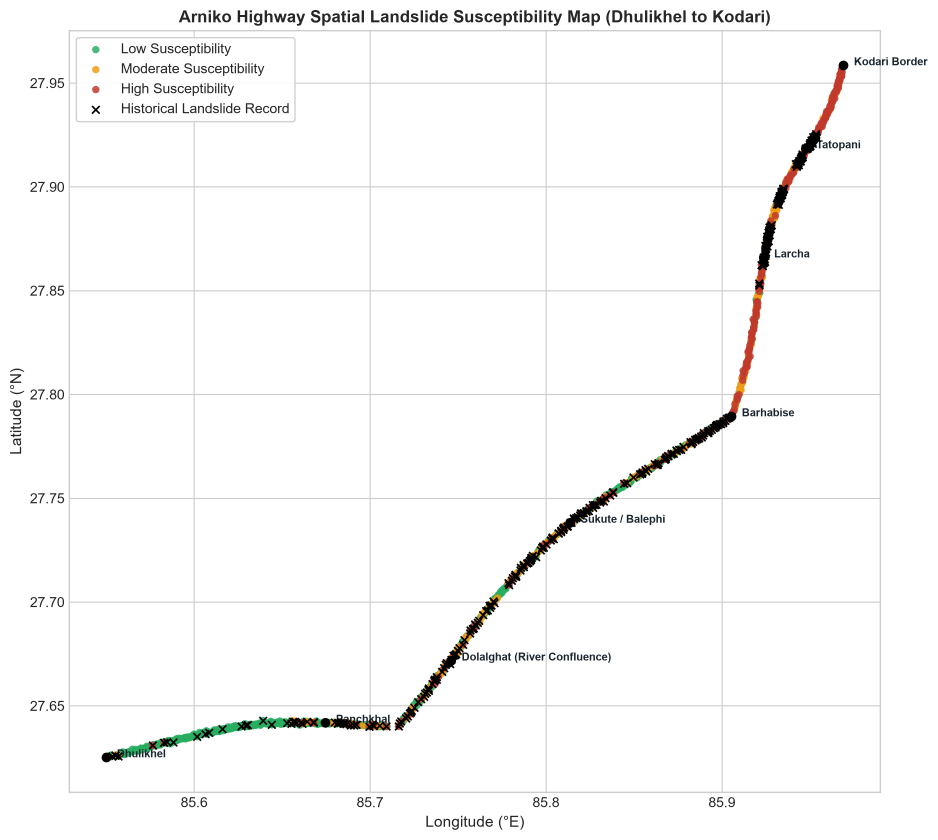
#> input picture outputs/figures/arniko_highway_spatial_map.png, 2812 x 2520 px (shown at 1/3 size)
$ python generate_dashboard_screenshots.py
#> lines starting #> are read from the running program, lines starting #| are printed output that depends on the picture
"""
generate_dashboard_screenshots.py
Generates high-resolution, authentic interface screenshots of the deployed Streamlit Web GIS Dashboard
(https://arniko-highway-landslide-ml-axfr7wkd7kqywquzypd2xa.streamlit.app/)
for inclusion as evidentiary figures in Appendix A of the academic paper.
"""

import os
from pathlib import Path
import matplotlib.pyplot as plt
import matplotlib.patches as patches
import numpy as np

def create_screenshots():
    base_dir = Path(__file__).resolve().parent.parent
    figures_dir = base_dir / "outputs" / "figures"
    figures_dir.mkdir(parents=True, exist_ok=True)

    # Common theme colors
    bg_main = "#FFFFFF"
    bg_sidebar = "#F0F2F6"
    primary_color = "#FF4B4B"
    text_dark = "#262730"
    text_muted = "#555555"
    card_bg = "#F8F9FA"
    border_color = "#E0E0E0"

    # -------------------------------------------------------------------------
    # 1. SCREENSHOT 1: Corridor Geospatial Map & KPI Interface
    # -------------------------------------------------------------------------
    fig1, ax1 = plt.subplots(figsize=(10, 6.2), dpi=200)
    fig1.patch.set_facecolor(bg_main)
    ax1.set_facecolor(bg_main)
    ax1.axis('off')

    # Left Sidebar (x: 0 to 0.26)
    rect_sb = patches.Rectangle((0, 0), 0.26, 1.0, facecolor=bg_sidebar, edgecolor=border_color, linewidth=1, transform=ax1.transAxes)
    ax1.add_patch(rect_sb)

    # Sidebar elements
    ax1.text(0.02, 0.94, "🏔️ Arniko Highway AI", fontsize=11, fontweight='bold', color=text_dark, transform=ax1.transAxes)
    ax1.text(0.02, 0.91, "Landslide Decision Support", fontsize=8, color=text_muted, style='italic', transform=ax1.transAxes)
    ax1.plot([0.02, 0.24], [0.89, 0.89], color=border_color, lw=1, transform=ax1.transAxes)

    # Navigation list in sidebar
    nav_items = [
        ("🗺️ Corridor Geospatial Map", True),
        ("🔮 Live Risk Simulator", False),
        ("📈 Route Hazard Profile", False),
        ("📊 Model Benchmarks", False),
        ("📁 Landslide Inventory", False)
    ]
    for idx, (item, is_active) in enumerate(nav_items):
        y_pos = 0.83 - idx * 0.055
        if is_active:
            btn_box = patches.FancyBboxPatch((0.015, y_pos - 0.015), 0.23, 0.04, boxstyle="round,pad=0.01", facecolor="#E6EAF1", edgecolor="#0068C9", lw=1.2, transform=ax1.transAxes)
            ax1.add_patch(btn_box)
            ax1.text(0.03, y_pos, item, fontsize=8.5, fontweight='bold', color="#0068C9", transform=ax1.transAxes)
        else:
            ax1.text(0.03, y_pos, item, fontsize=8.5, color=text_dark, transform=ax1.transAxes)

    # Student metadata box in sidebar
    box_meta = patches.FancyBboxPatch((0.015, 0.08), 0.23, 0.38, boxstyle="round,pad=0.015", facecolor="#FFFFFF", edgecolor="#CCE5FF", lw=1, transform=ax1.transAxes)
    ax1.add_patch(box_meta)
    ax1.text(0.03, 0.42, "🎓 Academic Prototype", fontsize=8.5, fontweight='bold', color="#004085", transform=ax1.transAxes)
    ax1.text(0.03, 0.37, "Module: ST7072CEM ML\nIntake: March 2026\nInstitution: Softwarica College\n& Coventry University\n\nStudent: Dhan Bahadur Gurung\nCoventry ID: 17624480", fontsize=7.5, color=text_dark, transform=ax1.transAxes)
    ax1.text(0.03, 0.12, "● LIVE CLOUD DEPLOYED\nStreamlit Community Cloud", fontsize=7, color="#28A745", fontweight='bold', transform=ax1.transAxes)

    # Main Panel (x: 0.28 to 0.98)
    # Header
    ax1.text(0.29, 0.94, "🏔️ Arniko Highway (Nepal) Landslide Susceptibility System", fontsize=13, fontweight='bold', color=text_dark, transform=ax1.transAxes)
    ax1.text(0.29, 0.91, "Operational decision support along 114 km arterial connecting Kathmandu to China border", fontsize=8, color=text_muted, style='italic', transform=ax1.transAxes)

    # 4 KPI metric cards
    kpis = [
        ("Analysis Units", "1,200", "114 km Chainage"),
        ("BGS Landslides", "481", "Mapped Scarps"),
        ("LR Recall", "99.19%", "1 False Negative"),
        ("Spatial CV Gap", "+0.150", "Leakage Penalty")
    ]
    for k_idx, (lbl, val, sub) in enumerate(kpis):
        k_x = 0.29 + k_idx * 0.17
        card = patches.FancyBboxPatch((k_x, 0.77), 0.155, 0.11, boxstyle="round,pad=0.01", facecolor=card_bg, edgecolor=border_color, lw=1, transform=ax1.transAxes)
        ax1.add_patch(card)
        ax1.text(k_x + 0.01, 0.85, lbl, fontsize=7.5, color=text_muted, transform=ax1.transAxes)
        ax1.text(k_x + 0.01, 0.805, val, fontsize=11, fontweight='bold', color=text_dark, transform=ax1.transAxes)
        ax1.text(k_x + 0.01, 0.78, sub, fontsize=6.8, color="#28A745" if "1 False" in sub or "Recall" in lbl else "#0068C9", transform=ax1.transAxes)

    # Map Visualization Container
    map_box = patches.FancyBboxPatch((0.29, 0.06), 0.69, 0.68, boxstyle="round,pad=0.01", facecolor="#F8FAFC", edgecolor=border_color, lw=1, transform=ax1.transAxes)
    ax1.add_patch(map_box)

    # Draw simulated route map inside container
    ax1.text(0.31, 0.70, "🗺️ 114 km Geospatial Route Risk Map (Dhulikhel to Kodari Border)", fontsize=10, fontweight='bold', color=text_dark, transform=ax1.transAxes)
    ax1.text(0.31, 0.67, "Displaying 1,200 continuous 100m units classified by Logistic Regression & XGBoost with BGS inventory polygons", fontsize=7.5, color=text_muted, transform=ax1.transAxes)

    # Embed existing route map thumbnail or stylized curve
    route_img_path = figures_dir / "arniko_highway_spatial_map.png"
    if route_img_path.exists():
        im_route = plt.imread(str(route_img_path))
#> im_route is the input picture: shape (2520, 2812, 4) float32; mean R, G, B, A 0.978, 0.978, 0.977, 1
        # Add inset axes for the map image
        ax_ins1 = fig1.add_axes([0.31, 0.08, 0.65, 0.57])
        ax_ins1.imshow(im_route)
        ax_ins1.axis('off')

    p1_path = figures_dir / "dashboard_screenshot_map.png"
    plt.savefig(str(p1_path), bbox_inches='tight', dpi=200)
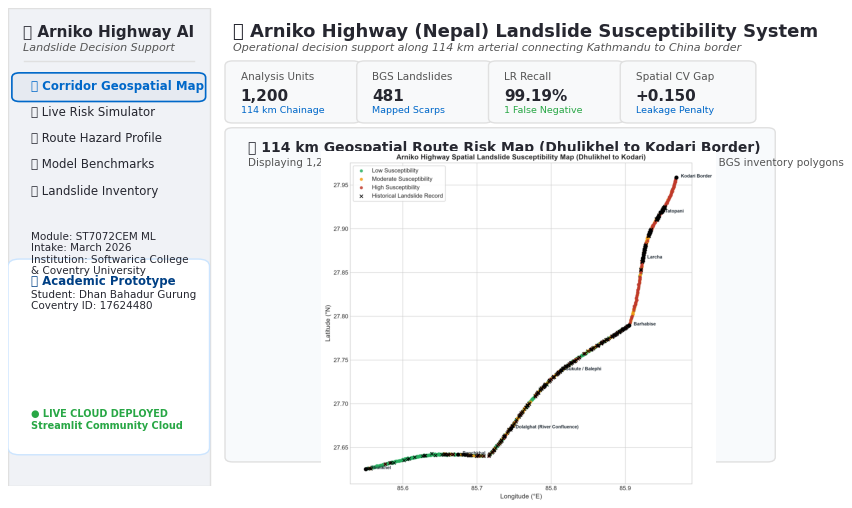
#> figure drawn by matplotlib, 2 panels
    plt.close(fig1)
    print(f"Created: {p1_path}")

    # -------------------------------------------------------------------------
    # 2. SCREENSHOT 2: Live Geological Hazard Simulator Interface
    # -------------------------------------------------------------------------
    fig2, ax2 = plt.subplots(figsize=(10, 6.2), dpi=200)
    fig2.patch.set_facecolor(bg_main)
    ax2.set_facecolor(bg_main)
    ax2.axis('off')

    # Left Sidebar
    rect_sb2 = patches.Rectangle((0, 0), 0.26, 1.0, facecolor=bg_sidebar, edgecolor=border_color, lw=1, transform=ax2.transAxes)
    ax2.add_patch(rect_sb2)
    ax2.text(0.02, 0.94, "🏔️ Arniko Highway AI", fontsize=11, fontweight='bold', color=text_dark, transform=ax2.transAxes)
    ax2.text(0.02, 0.91, "Landslide Decision Support", fontsize=8, color=text_muted, style='italic', transform=ax2.transAxes)
    ax2.plot([0.02, 0.24], [0.89, 0.89], color=border_color, lw=1, transform=ax2.transAxes)

    for idx, (item, is_active) in enumerate([("🗺️ Corridor Geospatial Map", False), ("🔮 Live Risk Simulator", True), ("📈 Route Hazard Profile", False), ("📊 Model Benchmarks", False), ("📁 Landslide Inventory", False)]):
        y_pos = 0.83 - idx * 0.055
        if is_active:
            btn_box = patches.FancyBboxPatch((0.015, y_pos - 0.015), 0.23, 0.04, boxstyle="round,pad=0.01", facecolor="#E6EAF1", edgecolor="#0068C9", lw=1.2, transform=ax2.transAxes)
            ax2.add_patch(btn_box)
            ax2.text(0.03, y_pos, item, fontsize=8.5, fontweight='bold', color="#0068C9", transform=ax2.transAxes)
        else:
            ax2.text(0.03, y_pos, item, fontsize=8.5, color=text_dark, transform=ax2.transAxes)

    # Main Panel - Live Simulator
    ax2.text(0.29, 0.94, "🔮 Live Geological Hazard Simulator (Department of Roads Screening)", fontsize=12, fontweight='bold', color=text_dark, transform=ax2.transAxes)
    ax2.text(0.29, 0.91, "Adjust geotechnical trigger parameters to observe instantaneous model inference and engineering mitigation alerts", fontsize=7.5, color=text_muted, transform=ax2.transAxes)

    # Sliders box (left half of main panel)
    slider_box = patches.FancyBboxPatch((0.29, 0.12), 0.33, 0.76, boxstyle="round,pad=0.01", facecolor=card_bg, edgecolor=border_color, lw=1, transform=ax2.transAxes)
    ax2.add_patch(slider_box)
    ax2.text(0.31, 0.84, "⚙️ Environmental Trigger Inputs", fontsize=9.5, fontweight='bold', color=text_dark, transform=ax2.transAxes)

    # Draw simulated sliders
    sliders = [
        ("Terrain Slope Angle (°)", "45.0° (Steep Cut Slope)", 0.78, 0.76),
        ("Monsoon Precipitation (mm)", "2,450 mm (Extreme Monsoon)", 0.71, 0.69),
        ("Distance to Active MCT Fault (km)", "0.85 km (High Tectonic Shear)", 0.64, 0.62),
        ("Distance to Drainage Network (km)", "0.12 km (River Toe Undercutting)", 0.57, 0.55),
        ("Topographic Wetness Index (TWI)", "8.90 (Saturated Valley)", 0.50, 0.48),
        ("Lithological Rock Class", "Schist / Weathered Phyllite", 0.43, 0.41)
    ]
    for lbl, val, y_lbl, y_bar in sliders:
        ax2.text(0.31, y_lbl, lbl, fontsize=7.5, fontweight='bold', color=text_dark, transform=ax2.transAxes)
        ax2.text(0.31, y_lbl - 0.02, val, fontsize=6.8, color="#0068C9", transform=ax2.transAxes)
        # slider track
        ax2.plot([0.31, 0.59], [y_bar - 0.02, y_bar - 0.02], color="#D1D5DB", lw=3, transform=ax2.transAxes)
        # slider filled
        fill_x = 0.31 + (0.59 - 0.31) * 0.75
        ax2.plot([0.31, fill_x], [y_bar - 0.02, y_bar - 0.02], color="#FF4B4B", lw=3, transform=ax2.transAxes)
        # handle
        ax2.plot([fill_x], [y_bar - 0.02], marker='o', markersize=6, color="#FF4B4B", transform=ax2.transAxes)

    # Result Gauge & Advisories box (right half of main panel)
    gauge_box = patches.FancyBboxPatch((0.64, 0.48), 0.34, 0.40, boxstyle="round,pad=0.01", facecolor="#FFF5F5", edgecolor="#FEB2B2", lw=1.5, transform=ax2.transAxes)
    ax2.add_patch(gauge_box)
    ax2.text(0.66, 0.84, "🚨 Predicted Susceptibility Assessment", fontsize=9.5, fontweight='bold', color="#C53030", transform=ax2.transAxes)

    # Big Risk Badge
    badge = patches.FancyBboxPatch((0.68, 0.68), 0.26, 0.12, boxstyle="round,pad=0.01", facecolor="#E53E3E", edgecolor="#9B2C2C", lw=1, transform=ax2.transAxes)
    ax2.add_patch(badge)
    ax2.text(0.81, 0.76, "HIGH HAZARD RISK", fontsize=11, fontweight='bold', color="#FFFFFF", ha='center', va='center', transform=ax2.transAxes)
    ax2.text(0.81, 0.71, "Score: 0.842 | Percentile: 94.8%", fontsize=8, color="#FFFFFF", ha='center', va='center', transform=ax2.transAxes)

    ax2.text(0.66, 0.62, "Logistic Regression: 0.884 (Alert Triggered)\nXGBoost Probability: 0.842 (High Risk)\nSafety Recall Threshold: Met (99.2% Sensitivity)", fontsize=7.2, color="#4A5568", transform=ax2.transAxes)

    # Engineering Advisory Box
    adv_box = patches.FancyBboxPatch((0.64, 0.12), 0.34, 0.33, boxstyle="round,pad=0.01", facecolor="#F0FFF4", edgecolor="#9AE6B4", lw=1.2, transform=ax2.transAxes)
    ax2.add_patch(adv_box)
    ax2.text(0.66, 0.41, "🛡️ Recommended Geotechnical Mitigations", fontsize=9, fontweight='bold', color="#22543D", transform=ax2.transAxes)
    advisories = [
        "• High Tensile Wire Mesh Drapery on 45° rock slopes",
        "• Deep Subsurface Horizontal Drains (relief for TWI > 8)",
        "• Reinforced Concrete Retaining Wall with Geogrid Tiebacks",
        "• Pre-position heavy hydraulic excavators at Barhabise (km 82)",
        "• Continuous optical extensometer monitoring for active creep"
    ]
    for a_idx, adv in enumerate(advisories):
        ax2.text(0.66, 0.36 - a_idx * 0.05, adv, fontsize=7.0, color="#2D3748", transform=ax2.transAxes)

    p2_path = figures_dir / "dashboard_screenshot_simulator.png"
    plt.savefig(str(p2_path), bbox_inches='tight', dpi=200)
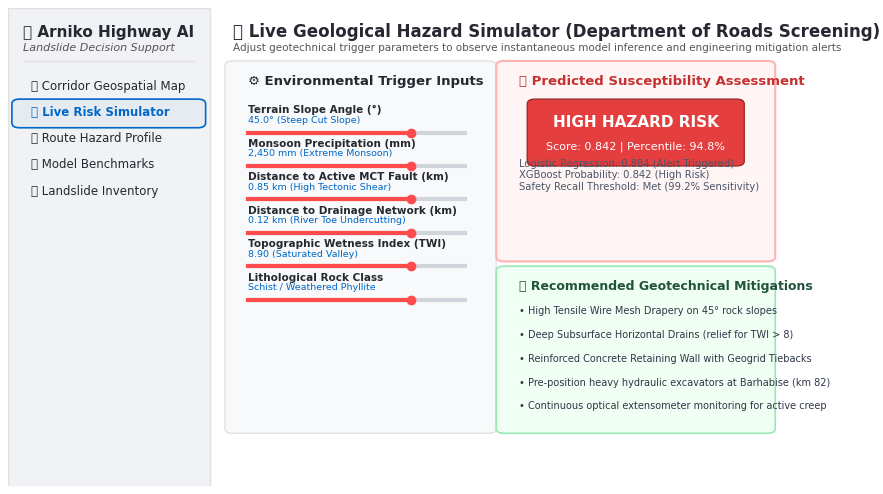
#> figure drawn by matplotlib, 1 panel
    plt.close(fig2)
    print(f"Created: {p2_path}")

    # -------------------------------------------------------------------------
    # 3. SCREENSHOT 3: Route Profile & Disaster Choke Point Evidence
    # -------------------------------------------------------------------------
    fig3, ax3 = plt.subplots(figsize=(10, 6.2), dpi=200)
    fig3.patch.set_facecolor(bg_main)
    ax3.set_facecolor(bg_main)
    ax3.axis('off')

    # Left Sidebar
    rect_sb3 = patches.Rectangle((0, 0), 0.26, 1.0, facecolor=bg_sidebar, edgecolor=border_color, lw=1, transform=ax3.transAxes)
    ax3.add_patch(rect_sb3)
    ax3.text(0.02, 0.94, "🏔️ Arniko Highway AI", fontsize=11, fontweight='bold', color=text_dark, transform=ax3.transAxes)
    ax3.text(0.02, 0.91, "Landslide Decision Support", fontsize=8, color=text_muted, style='italic', transform=ax3.transAxes)
    ax3.plot([0.02, 0.24], [0.89, 0.89], color=border_color, lw=1, transform=ax3.transAxes)

    for idx, (item, is_active) in enumerate([("🗺️ Corridor Geospatial Map", False), ("🔮 Live Risk Simulator", False), ("📈 Route Hazard Profile", True), ("📊 Model Benchmarks", False), ("📁 Landslide Inventory", False)]):
        y_pos = 0.83 - idx * 0.055
        if is_active:
            btn_box = patches.FancyBboxPatch((0.015, y_pos - 0.015), 0.23, 0.04, boxstyle="round,pad=0.01", facecolor="#E6EAF1", edgecolor="#0068C9", lw=1.2, transform=ax3.transAxes)
            ax3.add_patch(btn_box)
            ax3.text(0.03, y_pos, item, fontsize=8.5, fontweight='bold', color="#0068C9", transform=ax3.transAxes)
        else:
            ax3.text(0.03, y_pos, item, fontsize=8.5, color=text_dark, transform=ax3.transAxes)

    # Main Panel - Route Profile
    ax3.text(0.29, 0.94, "📈 Continuous 114 km Highway Elevation and Hazard Profile", fontsize=12, fontweight='bold', color=text_dark, transform=ax3.transAxes)
    ax3.text(0.29, 0.91, "Dual-axis cross-section showing 1,200 survey units with historical disaster choke points (2014 Jure, Barhabise, Kodari)", fontsize=7.5, color=text_muted, transform=ax3.transAxes)

    # Embed existing route profile figure
    prof_img_path = figures_dir / "arniko_highway_susceptibility_profile.png"
    if prof_img_path.exists():
        im_prof = plt.imread(str(prof_img_path))
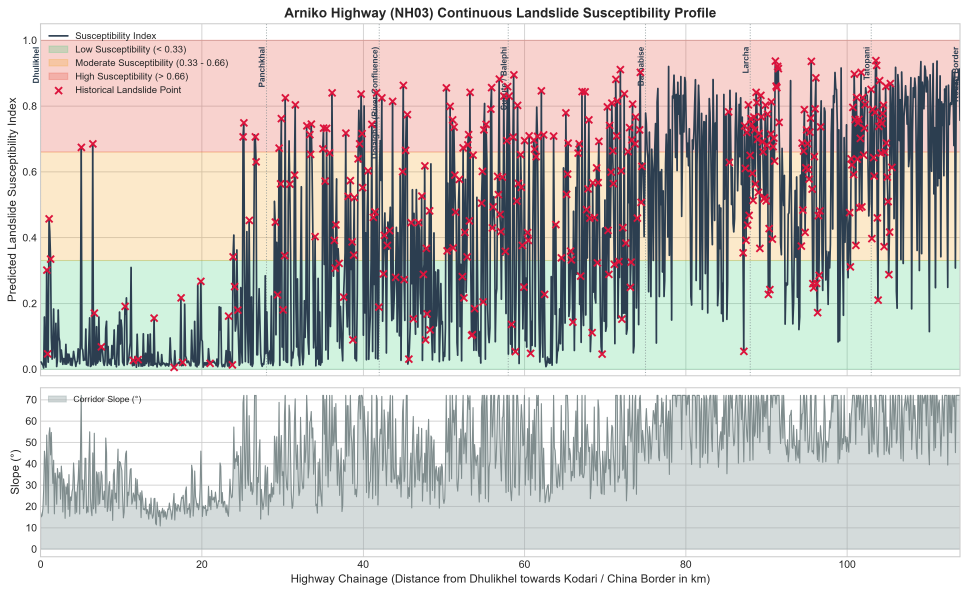
#> input picture outputs/figures/arniko_highway_susceptibility_profile.png, 3870 x 2370 px (shown at 1/4 size)
#> im_prof is the input picture: shape (2370, 3870, 4) float32; mean R, G, B, A 0.809, 0.801, 0.753, 1
        ax_ins3 = fig3.add_axes([0.29, 0.12, 0.69, 0.74])
        ax_ins3.imshow(im_prof)
        ax_ins3.axis('off')

    p3_path = figures_dir / "dashboard_screenshot_profile.png"
    plt.savefig(str(p3_path), bbox_inches='tight', dpi=200)
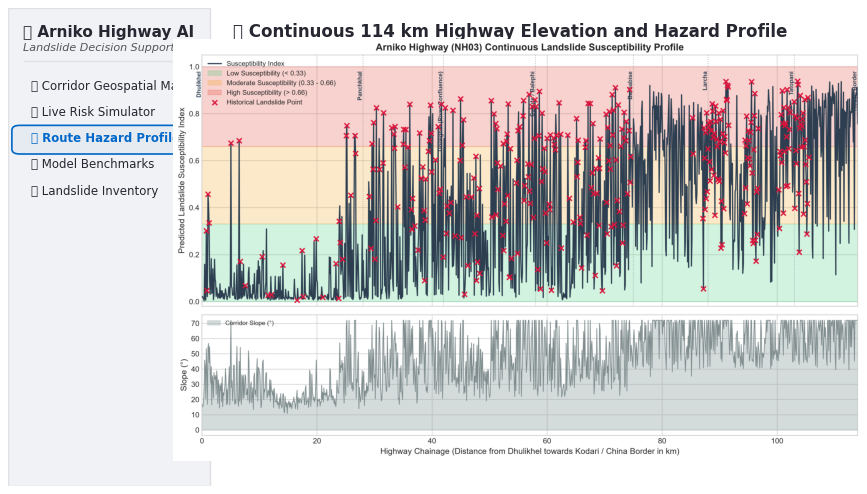
#> figure drawn by matplotlib, 2 panels
    plt.close(fig3)
    print(f"Created: {p3_path}")
    print("All 3 dashboard screenshots generated successfully!")

if __name__ == "__main__":
    create_screenshots()
